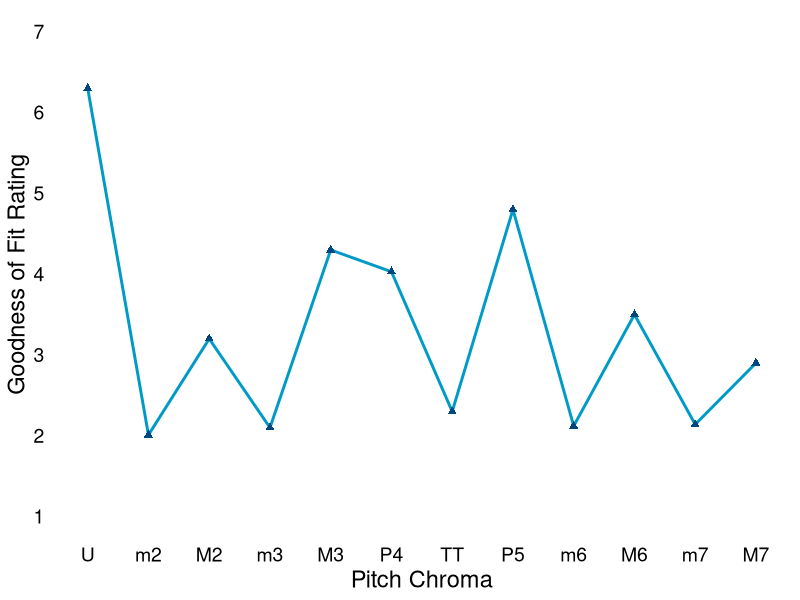
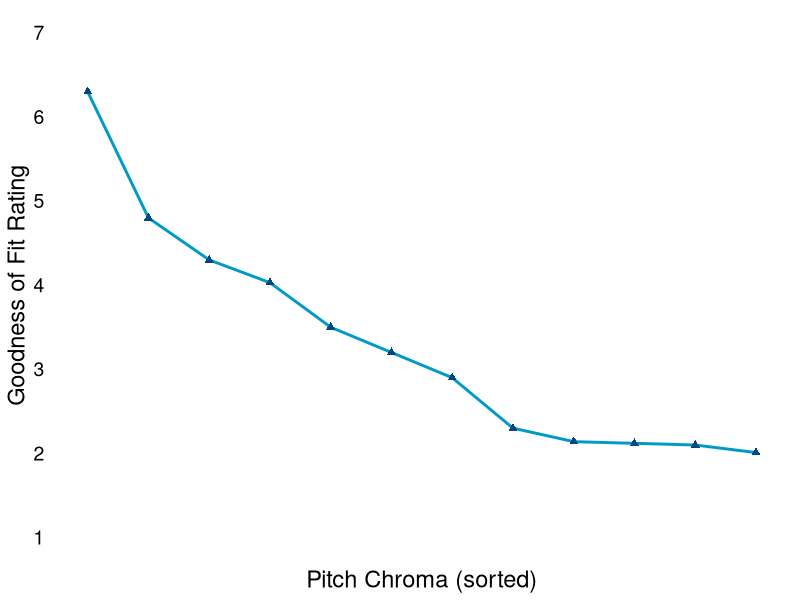
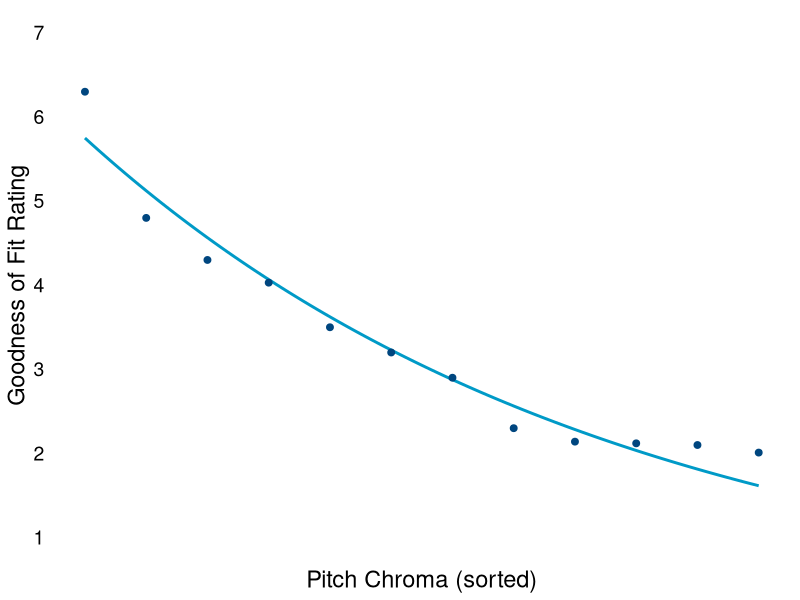
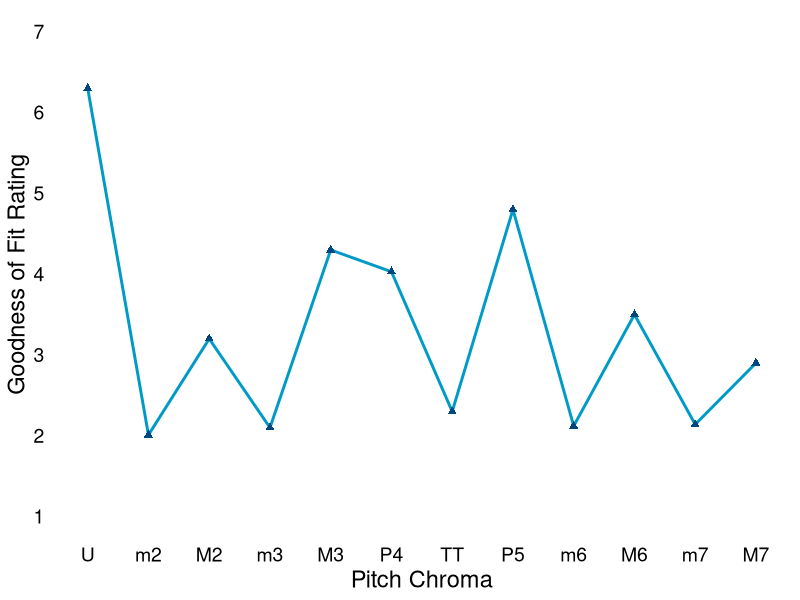
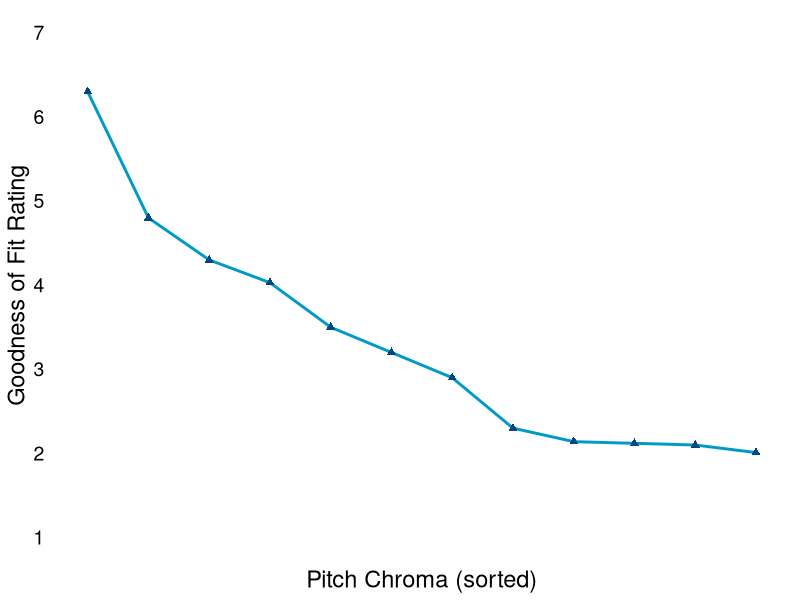
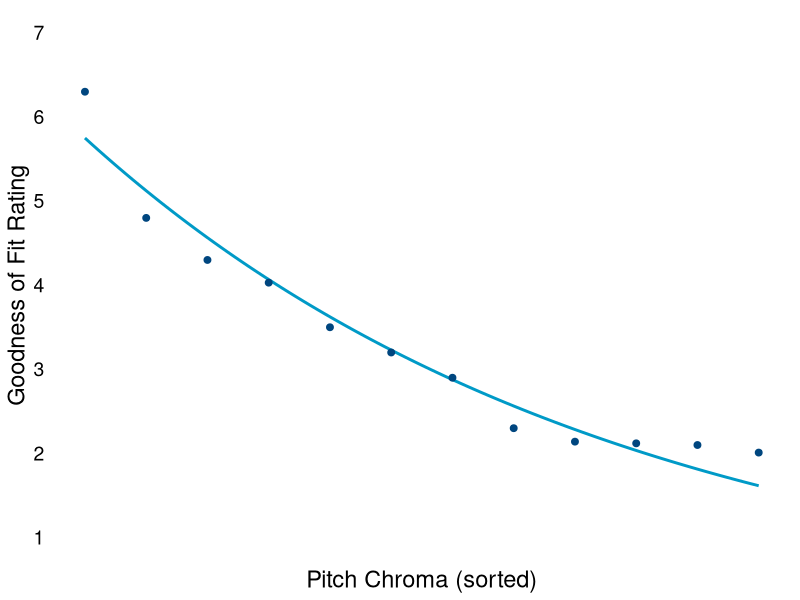

Recreate these plots in R, in order.


library(tidyverse)
library(colorspace)
library(here)


# setup -------------------------------------------------------------------

# rough average ratings

ratings <- tibble(
  rating = c(6.3, 2.01, 3.2, 2.1, 4.3, 4.03, 2.3, 4.8, 2.12, 3.5, 2.14, 2.9),
  pitch = seq(0, 11, 1)
) |> 
  mutate(
    interval = c("U", "m2", "M2", "m3", "M3", "P4", "TT", "P5", "m6", "M6", "m7", "M7"),
    interval = fct_inorder(interval)
  )

ggplot(ratings, aes(x = interval, y = rating)) + 
  geom_path(linewidth = 1, colour = "#009AC7", mapping = aes(group = 1)) + 
  geom_point(pch = 17, size = 2, colour = "#00467F") + 
  scale_y_continuous(
    labels = seq(1,7),
    breaks = seq(1,7),
    limits = c(1,7)
  ) + 
  labs(
    x = "Pitch Chroma",
    y = "Goodness of Fit Rating"
  ) +
  theme_minimal() + 
  theme(
    panel.grid = element_blank(),
    axis.text = element_text(colour = "black", size = 14),
    axis.title = element_text(colour = "black", size = 17)
  )

ggsave(filename = "probe_tone.png", device = "png", path = here("media"), width = 6, height = 6)


# ordered version ---------------------------------------------------------

ratings |> 
  mutate(
    interval = fct_reorder(interval, rating, .desc = TRUE)
  ) |> 
  ggplot(aes(x = interval, y = rating)) + 
  geom_line(linewidth = 1, colour = "#009AC7", mapping = aes(group = 2)) + 
  geom_point(pch = 17, size = 2, colour = "#00467F") + 
  scale_y_continuous(
    labels = seq(1,7),
    breaks = seq(1,7),
    limits = c(1,7)
  ) + 
  labs(
    x = "Pitch Chroma (sorted)",
    y = "Goodness of Fit Rating"
  ) +
  theme_minimal() + 
  theme(
    panel.grid = element_blank(),
    axis.text = element_text(colour = "black", size = 14),
    axis.title = element_text(colour = "black", size = 17),
    axis.text.x = element_blank()
  )

ggsave(filename = "probe_tone_ordered.png", device = "png", path = here("media"), width = 6, height = 6)


# with exponential function fit -------------------------------------------


ratings2 <- ratings |> 
  mutate(order = rank(-rating))

# Fit exponential function to data
fit <- nls(rating ~ a * exp(-b * order), data = ratings2, start = list(a = max(ratings2$rating), b = 1))

# Create a data frame with the fitted curve
df_fit <- data.frame(order = seq(min(ratings2$order), max(ratings2$order), length.out = 100))
df_fit$rating <- predict(fit, newdata = df_fit)

ggplot() +
  geom_line(aes(order, rating), data = df_fit, color = "#009AC7", linewidth = 1) +
  geom_point(aes(order, rating), data = ratings2, colour = "#00467F", size = 2) +
  scale_y_continuous(
    labels = seq(1,7),
    breaks = seq(1,7),
    limits = c(1,7)
  ) + 
  labs(
    x = "Pitch Chroma (sorted)",
    y = "Goodness of Fit Rating"
  ) +
  theme_minimal() + 
  theme(
    panel.grid = element_blank(),
    axis.text = element_text(colour = "black", size = 14),
    axis.title = element_text(colour = "black", size = 17),
    axis.text.x = element_blank()
  )

ggsave(filename = "probe_tone_exponential.png", device = "png", path = here("media"), width = 6, height = 6)


